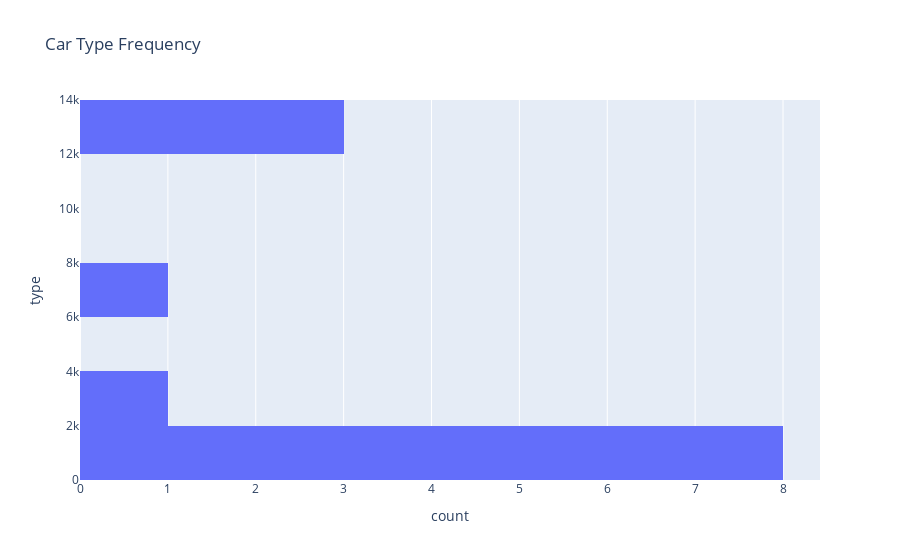

The notebook cell this image was saved under:
### Markdown cell above
Grouped vehicle data by vehicle type and then counted it. This sets up the second scatter plot later.

### Code cell
car_type_frequency = car_data.groupby('type')['type'].count()
car_type_hist = px.histogram(car_type_frequency, 
                             y='type', 
                             nbins=8, 
                             title='Car Type Frequency')
car_type_hist.show()

### Figure 1 — Plotly figure (JSON) as saved in the notebook; plotly's stock layout.template omitted (floating-point values rounded to 4 significant figures)
{"data": [{"alignmentgroup": "True", "bingroup": "y", "hovertemplate": "count=%{x}<br>type=%{y}<extra></extra>", "legendgroup": "", "marker": {"color": "#636efa", "pattern": {"shape": ""}}, "name": "", "nbinsy": 8, "offsetgroup": "", "orientation": "h", "showlegend": false, "type": "histogram", "xaxis": "x", "y": [12405, 24, 446, 2303, 1047, 1161, 214, 256, 6988, 12154, 12353, 633, 1541], "yaxis": "y"}], "layout": {"barmode": "relative", "legend": {"tracegroupgap": 0}, "title": {"text": "Car Type Frequency"}, "xaxis": {"anchor": "y", "domain": [0, 1], "title": {"text": "count"}}, "yaxis": {"anchor": "x", "domain": [0, 1], "title": {"text": "type"}}}}
